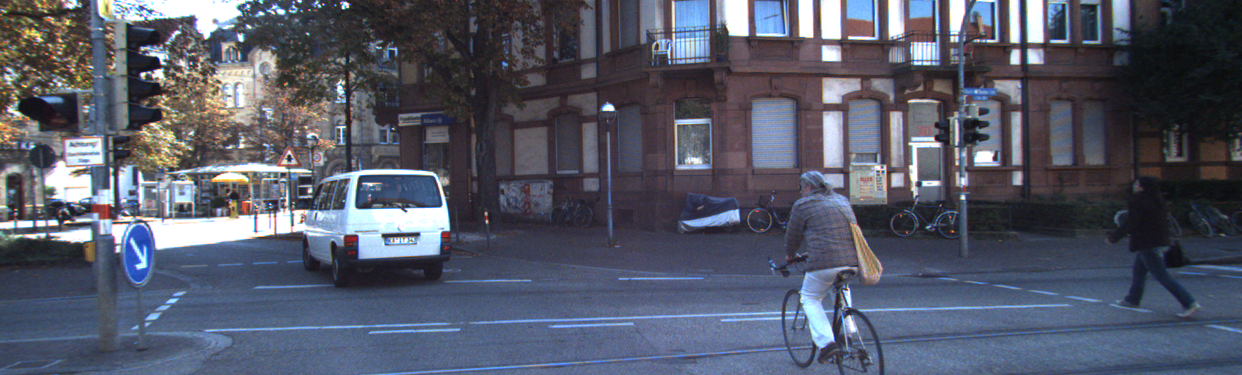
//> input picture LineFeatureTest/demo/000000.png, 1242 x 375 px
$ ./main   (built with g++ and OpenCV 4)
//> lines starting //> are read from the running program, lines starting //| are printed output that depends on the picture
### feature/LineFeatureDemo/linefeature_tracker.h

#pragma once

#include <iostream>
#include <queue>
#include <memory>

// #include <opencv2/line_descriptor.hpp>
#include <opencv2/features2d.hpp>

#include "line_descriptor_custom.hpp"

using namespace cv::line_descriptor;
using namespace std;
using namespace cv;

struct Line
{
	Point2f StartPt;
	Point2f EndPt;
	float lineWidth;
	Point2f Vp;

	Point2f Center;
	Point2f unitDir; // [cos(theta), sin(theta)]
	float length;
	float theta;

	// para_a * x + para_b * y + c = 0
	float para_a;
	float para_b;
	float para_c;

	float image_dx;
	float image_dy;
    float line_grad_avg;

	float xMin;
	float xMax;
	float yMin;
	float yMax;
	unsigned short id;
	int colorIdx;
};

class FrameLines
{
public:
    int frame_id;
    Mat img;

    vector<Line> vecLine;
    vector< int > lineID;

    // opencv3 lsd+lbd
    std::vector<KeyLine> keylsd;
    Mat lbd_descr;
};
typedef shared_ptr< FrameLines > FrameLinesPtr;

class LineFeatureTracker
{
  public:
    LineFeatureTracker();

    void readIntrinsicParameter(const string &calib_file);
    static void NearbyLineTracking(const vector<Line>& forw_lines, const vector<Line>& cur_lines, vector<pair<int, int> >& lineMatches);

    vector<Line> undistortedLineEndPoints();

    void readImage(const cv::Mat &_img);

    FrameLinesPtr curframe_, forwframe_;

    cv::Mat undist_map1_, undist_map2_ , K_;


    int frame_cnt;
    vector<int> ids;                     // 每个特征点的id
    vector<int> linetrack_cnt;           // 记录某个特征已经跟踪多少帧了，即被多少帧看到了
    int allfeature_cnt;                  // 用来统计整个地图中有了多少条线，它将用来赋值

    double sum_time;
    double mean_time;
};

### feature/LineFeatureDemo/linefeature_tracker.cpp
#include <opencv2/imgproc.hpp>
#include "linefeature_tracker.h"
// #include "line_descriptor/src/precomp_custom.hpp"

LineFeatureTracker::LineFeatureTracker()
{
    allfeature_cnt = 0;
    frame_cnt = 0;
    sum_time = 0.0;
}

// [122 lines left out: functions readIntrinsicParameter, undistortedLineEndPoints, NearbyLineTracking, not called in this run]

//#define NLT
#ifdef  NLT
void LineFeatureTracker::readImage(const cv::Mat &_img)
{
    cv::Mat img;
    TicToc t_p;
    frame_cnt++;
    cv::remap(_img, img, undist_map1_, undist_map2_, CV_INTER_LINEAR);
    //ROS_INFO("undistortImage costs: %fms", t_p.toc());
    if (EQUALIZE)   // 直方图均衡化
    {
        cv::Ptr<cv::CLAHE> clahe = cv::createCLAHE(3.0, cv::Size(8, 8));
        clahe->apply(img, img);
    }

    bool first_img = false;
    if (forwframe_ == nullptr) // 系统初始化的第一帧图像
    {
        forwframe_.reset(new FrameLines);
        curframe_.reset(new FrameLines);
        forwframe_->img = img;
        curframe_->img = img;
        first_img = true;
    }
    else
    {
        forwframe_.reset(new FrameLines);  // 初始化一个新的帧
        forwframe_->img = img;
    }

    // step 1: line extraction
    TicToc t_li;
    int lineMethod = 2;
    bool isROI = false;
    lineDetector ld(lineMethod, isROI, 0, (float)img.cols, 0, (float)img.rows);
    //ROS_INFO("ld inition costs: %fms", t_li.toc());
    TicToc t_ld;
    forwframe_->vecLine = ld.detect(img);

    for (size_t i = 0; i < forwframe_->vecLine.size(); ++i) {
        if(first_img)
            forwframe_->lineID.push_back(allfeature_cnt++);
        else
            forwframe_->lineID.push_back(-1);   // give a negative id
    }
    ROS_INFO("line detect costs: %fms", t_ld.toc());

    // step 3: junction & line matching
    if(curframe_->vecLine.size() > 0)
    {
        TicToc t_nlt;
        vector<pair<int, int> > linetracker;
        NearbyLineTracking(forwframe_->vecLine, curframe_->vecLine, linetracker);
        ROS_INFO("line match costs: %fms", t_nlt.toc());

        // 对新图像上的line赋予id值
        for(int j = 0; j < linetracker.size(); j++)
        {
            forwframe_->lineID[linetracker[j].second] = curframe_->lineID[linetracker[j].first];
        }

        // show NLT match
        //visualizeLineMatch(curframe_->vecLine, forwframe_->vecLine, linetracker,
                           curframe_->img, forwframe_->img, "NLT Line Matches", 10, true,
                           "frame");
        //visualizeLinewithID(forwframe_->vecLine,forwframe_->lineID,forwframe_->img,"forwframe_");
        //visualizeLinewithID(curframe_->vecLine,curframe_->lineID,curframe_->img,"curframe_");
        stringstream ss;
        ss <<"/home/hyj/datasets/line/" <<frame_cnt<<".jpg";
        // SaveFrameLinewithID(forwframe_->vecLine,forwframe_->lineID,forwframe_->img,ss.str().c_str());
        waitKey(5);


        vector<Line> vecLine_tracked, vecLine_new;
        vector< int > lineID_tracked, lineID_new;
        // 将跟踪的线和没跟踪上的线进行区分
        for (size_t i = 0; i < forwframe_->vecLine.size(); ++i)
        {
            if( forwframe_->lineID[i] == -1)
            {
                forwframe_->lineID[i] = allfeature_cnt++;
                vecLine_new.push_back(forwframe_->vecLine[i]);
                lineID_new.push_back(forwframe_->lineID[i]);
            }
            else
            {
                vecLine_tracked.push_back(forwframe_->vecLine[i]);
                lineID_tracked.push_back(forwframe_->lineID[i]);
            }
        }
        int diff_n = 30 - vecLine_tracked.size();  // 跟踪的线特征少于50了，那就补充新的线特征, 还差多少条线
        if( diff_n > 0)    // 补充线条
        {
            for (int k = 0; k < vecLine_new.size(); ++k) {
                vecLine_tracked.push_back(vecLine_new[k]);
                lineID_tracked.push_back(lineID_new[k]);
            }
        }

        forwframe_->vecLine = vecLine_tracked;
        forwframe_->lineID = lineID_tracked;

    }
    curframe_ = forwframe_;
}
#endif
int frame_num = 0;
#define MATCHES_DIST_THRESHOLD 30


// [163 lines left out: functions visualize_line_match, visualize_line_match, visualize_line, not called in this run]


cv::Mat last_unsuccess_image;
vector< KeyLine > last_unsuccess_keylsd;
vector< int >  last_unsuccess_id;
Mat last_unsuccess_lbd_descr;

void LineFeatureTracker::readImage(const cv::Mat &_img)
{
    cv::Mat img;

    cv::cvtColor(_img,img,CV_BGR2GRAY);

    frame_cnt++;

    //cv::remap(_img, img, undist_map1_, undist_map2_, CV_INTER_LINEAR);

    bool EQUALIZE= true;
    if (EQUALIZE) {  // 直方图均衡化
        cv::Ptr<cv::CLAHE> clahe = cv::createCLAHE(3.0, cv::Size(8, 8));
        clahe->apply(img, img);
    }

    bool first_img = false;
    if (forwframe_ == nullptr){ // 系统初始化的第一帧图像
        forwframe_.reset(new FrameLines);
        curframe_.reset(new FrameLines);
        forwframe_->img = img;
        curframe_->img = img;
        first_img = true;
    }
    else{
        forwframe_.reset(new FrameLines);  // 初始化一个新的帧
        forwframe_->img = img;
    }

    ///直线检测
    Ptr<line_descriptor::LSDDetectorC> lsd_ = line_descriptor::LSDDetectorC::createLSDDetectorC();
    // lsd parameters
    line_descriptor::LSDDetectorC::LSDOptions opts{};
    opts.refine       = 1;     //1     	The way found lines will be refined
    opts.scale        = 0.5;   //0.8   	The scale of the image that will be used to find the lines. Range (0..1].
    opts.sigma_scale  = 0.6;	//0.6  	Sigma for Gaussian filter. It is computed as sigma = _sigma_scale/_scale.
    opts.quant        = 2.0;	//2.0   Bound to the quantization error on the gradient norm
    opts.ang_th       = 22.5;	//22.5	Gradient angle tolerance in degrees
    opts.log_eps      = 1.0;	//0		Detection threshold: -log10(NFA) > log_eps. Used only when advance refinement is chosen
    opts.density_th   = 0.6;	//0.7	Minimal density of aligned region points in the enclosing rectangle.
    opts.n_bins       = 1024;	//1024 	Number of bins in pseudo-ordering of gradient modulus.
    double min_line_length = 0.125;  // Line segments shorter than that are rejected
// [9 lines of commented-out code are left out]
    opts.min_length   = min_line_length*(std::min(img.cols,img.rows));

    std::vector<KeyLine> lsd, keylsd;
	//void LSDDetectorC::detect( const std::vector<Mat>& images, std::vector<std::vector<KeyLine> >& keylines,
	// int scale, int numOctaves, const std::vector<Mat>& masks ) const
    lsd_->detect( img, lsd, 2, 1, opts);

    cout<<"detect:"<<lsd.size()<<endl;

// [9 lines of commented-out code are left out]
    Mat lbd_descr, keylbd_descr;
    Ptr<BinaryDescriptor> bd_ = BinaryDescriptor::createBinaryDescriptor();
    bd_->compute( img, lsd, lbd_descr );

    cout<<"compute:"<<endl;

    // std::cout<<"lbd_descr = "<<lbd_descr.size()<<std::endl;
    for ( int i = 0; i < (int) lsd.size(); i++ ){
        if( lsd[i].octave == 0 && lsd[i].lineLength >= 60){
            keylsd.push_back( lsd[i]);
            keylbd_descr.push_back( lbd_descr.row( i ) );
        }
    }

    forwframe_->keylsd = keylsd;
    forwframe_->lbd_descr = keylbd_descr;

    for (size_t i = 0; i < forwframe_->keylsd.size(); ++i) {
        if(first_img)
            forwframe_->lineID.push_back(allfeature_cnt++);
        else
            forwframe_->lineID.push_back(-1);   // give a negative id
    }

    cout<<"forwframe_->lineID.push_back"<<endl;


    /// 线特征匹配
    if(!curframe_->keylsd.empty()){
        /* compute matches */
        std::vector<DMatch> lsd_matches;
        Ptr<BinaryDescriptorMatcher> bdm_;
        bdm_ = BinaryDescriptorMatcher::createBinaryDescriptorMatcher();
        bdm_->match(forwframe_->lbd_descr, curframe_->lbd_descr, lsd_matches);

        /// 根据距离过滤掉点
        std::vector<DMatch> good_matches;
        std::vector<KeyLine> good_Keylines;
        good_matches.clear();
        for ( int i = 0; i < (int) lsd_matches.size(); i++ ){
            if( lsd_matches[i].distance < 30 ){
                DMatch mt = lsd_matches[i];
                KeyLine line1 =  forwframe_->keylsd[mt.queryIdx] ;
                KeyLine line2 =  curframe_->keylsd[mt.trainIdx] ;
                Point2f serr = line1.getStartPoint() - line2.getEndPoint();
                Point2f eerr = line1.getEndPoint() - line2.getEndPoint();
                if((serr.dot(serr) < 200 * 200) && (eerr.dot(eerr) < 200 * 200)&&abs(line1.angle-line2.angle)<0.1)   // 线段在图像里不会跑得特别远
                    good_matches.push_back( lsd_matches[i] );
            }
        }

        /// 设置当前帧线的ID
        vector< int > success_id;
        for (int k = 0; k < good_matches.size(); ++k) {
            DMatch mt = good_matches[k];
            forwframe_->lineID[mt.queryIdx] = curframe_->lineID[mt.trainIdx];
            success_id.push_back(curframe_->lineID[mt.trainIdx]);
        }

        ///把没追踪到的线存起来

        vector<KeyLine> vecLine_tracked, vecLine_new;
        vector< int > lineID_tracked, lineID_new;
        Mat DEscr_tracked, Descr_new;
        // 将跟踪的线和没跟踪上的线进行区分
        for (size_t i = 0; i < forwframe_->keylsd.size(); ++i)
        {
            if( forwframe_->lineID[i] == -1){
                forwframe_->lineID[i] = allfeature_cnt++;
                vecLine_new.push_back(forwframe_->keylsd[i]);
                lineID_new.push_back(forwframe_->lineID[i]);
                Descr_new.push_back( forwframe_->lbd_descr.row( i ) );
            }
            else{
                vecLine_tracked.push_back(forwframe_->keylsd[i]);
                lineID_tracked.push_back(forwframe_->lineID[i]);
                DEscr_tracked.push_back( forwframe_->lbd_descr.row( i ) );
            }
        }

        ///对于未跟踪的直线,划分垂直线还是水平线
        vector<KeyLine> h_Line_new, v_Line_new;
        vector< int > h_lineID_new,v_lineID_new;
        Mat h_Descr_new,v_Descr_new;
        for (size_t i = 0; i < vecLine_new.size(); ++i)
        {
            if((((vecLine_new[i].angle >= 3.14/4 && vecLine_new[i].angle <= 3*3.14/4)) ||
               (vecLine_new[i].angle <= -3.14/4 && vecLine_new[i].angle >= -3*3.14/4)))
            {
                h_Line_new.push_back(vecLine_new[i]);
                h_lineID_new.push_back(lineID_new[i]);
                h_Descr_new.push_back(Descr_new.row( i ));
            }
            else
            {
                v_Line_new.push_back(vecLine_new[i]);
                v_lineID_new.push_back(lineID_new[i]);
                v_Descr_new.push_back(Descr_new.row( i ));
            }
        }

        //计算跟踪的直线中,水平方向和垂直方向的数量
        int h_line,v_line;
        h_line = v_line =0;
        for (size_t i = 0; i < vecLine_tracked.size(); ++i){
            if((((vecLine_tracked[i].angle >= 3.14/4 && vecLine_tracked[i].angle <= 3*3.14/4)) ||
               (vecLine_tracked[i].angle <= -3.14/4 && vecLine_tracked[i].angle >= -3*3.14/4))){
                h_line ++;
            }
            else{
                v_line ++;
            }
        }

        int diff_h = 35 - h_line;
        int diff_v = 35 - v_line;

        ///补充水平方向上的直线
        if( diff_h > 0){    // 补充线条
            int kkk = 1;
            if(diff_h > h_Line_new.size())
                diff_h = h_Line_new.size();
            else
                kkk = int(h_Line_new.size()/diff_h);

            for (int k = 0; k < diff_h; ++k){
                vecLine_tracked.push_back(h_Line_new[k]);
                lineID_tracked.push_back(h_lineID_new[k]);
                DEscr_tracked.push_back(h_Descr_new.row(k));
            }
        }
        ///补充垂直方向上的直线
        if( diff_v > 0){    // 补充线条

            int kkk = 1;
            if(diff_v > v_Line_new.size())
                diff_v = v_Line_new.size();
            else
                kkk = int(v_Line_new.size()/diff_v);
            for (int k = 0; k < diff_v; ++k)
            {
                vecLine_tracked.push_back(v_Line_new[k]);
                lineID_tracked.push_back(v_lineID_new[k]);
                DEscr_tracked.push_back(v_Descr_new.row(k));
            }
        }

        forwframe_->keylsd = vecLine_tracked;
        forwframe_->lineID = lineID_tracked;
        forwframe_->lbd_descr = DEscr_tracked;
    }

    cout<<"match"<<endl;

    /// 将opencv的KeyLine数据转为Line
    for (int j = 0; j < forwframe_->keylsd.size(); ++j) {
        Line l;
        KeyLine lsd = forwframe_->keylsd[j];
        l.StartPt = lsd.getStartPoint();
        l.EndPt = lsd.getEndPoint();
        l.length = lsd.lineLength;
        forwframe_->vecLine.push_back(l);
    }
    curframe_ = forwframe_;

    cout<<"end"<<endl;

}

### feature/LineFeatureDemo/main.cpp
#include <iostream>

#include <opencv2/opencv.hpp>

#include "linefeature_tracker.h"

int main() {
    LineFeatureTracker trackerData;

    cv::Mat img_raw=cv::imread("/home/chen/CLionProjects/CV_Tools/LineFeatureTest/demo/000000.png");
//> img_raw is the input picture: 375 rows x 1242 cols, CV_8UC3; mean B, G, R 104.4, 89.1, 84.9
    cout<<img_raw.size<<endl;
//| 375 x 1242
    //cv::imshow("img_raw",img_raw);
    //cv::waitKey(0);
    trackerData.readImage(img_raw);   // rowRange(i,j) 取图像的i～j行
//> in readImage, `cv::cvtColor(_img,img,CV_BGR2GRAY);`:
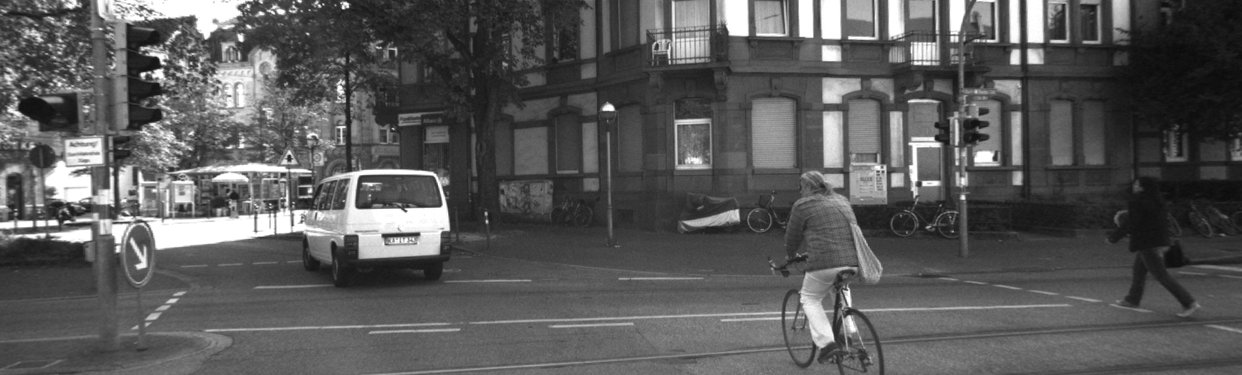
//> img: 375 rows x 1242 cols, CV_8UC1; min 10, max 255, mean 89.6
//> in readImage, `clahe->apply(img, img);`:
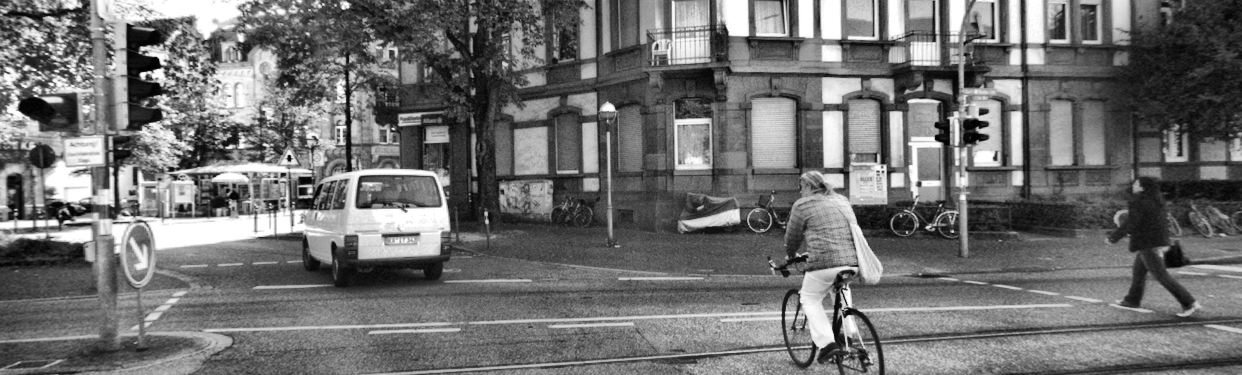
//> img: 375 rows x 1242 cols, CV_8UC1; min 0, max 255, mean 112.1
//> (the run ends here: the program needs code that is not available in this run, at `Ptr<line_descriptor::LSDDetectorC> lsd_ = line_descriptor::LSDDetector..`)
